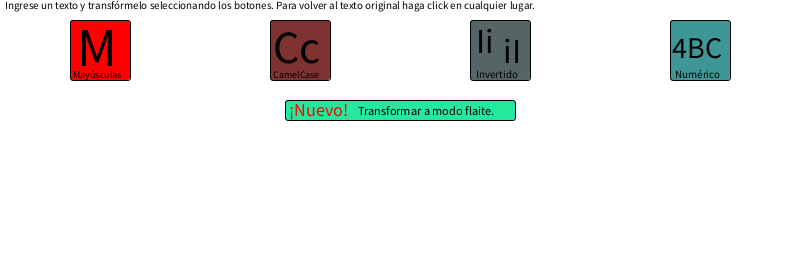
Frame 1 (no input)
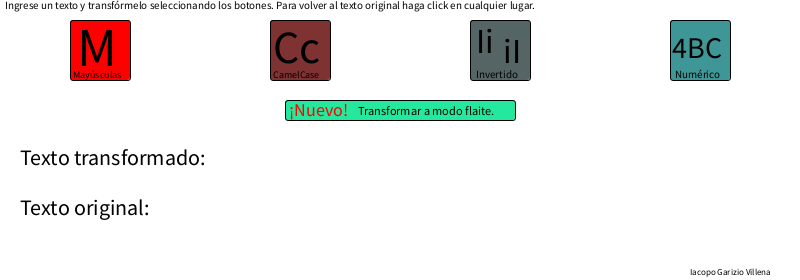
Frame 60 (the mouse pressed at the canvas centre just before this capture)
Frame 120 (the mouse held since frame 60 and released just before this capture): identical to frame 60, image omitted

The Processing sketch that drew these frames (run headless with seeded random() and noise(); from frame 60 on, the mouse is pressed at the canvas centre):

// Processing sketch: processing_72235
// ── processing_72235.pde

String texto = "";
String textoOriginal = "";
String letra;

void setup()
{
  size(800,280);

}

void draw()
{
  background(255);
  
  textSize(22);
  text(textoOriginal,260,215);
  text(texto,260,165);
  text("Texto original:",20,215);
  text("Texto transformado:",20,165);
  
  textSize(9);  
  text("Iacopo Garizio Villena",690,275);

  for(int i = 0; i < 8; i++){
  fill(255/(i+1),50*i,50*i);    
  rect((width*i/4)+70, 20, 60, 60, 3, 3, 3, 3);
  }
  
  fill(37, 232, 159);
  rect(285, 100, 230, 20, 3, 3, 3, 3);
  fill(255,0,0);
  textSize(18);
  text("¡Nuevo!",289,116);
  fill(0);
  textSize(12.3);
  text("Transformar a modo flaite.",358,115);

  fill(0);
  textSize(10);
  text("Mayúsculas", 72.5, 78);
  text("CamelCase",(width/4) + 72.5, 78);
  textSize(11);
  text("Invertido",(width/2) + 76, 78);
  text("Numérico",(3*width/4) + 75, 78);

  text("Ingrese un texto y transfórmelo seleccionando los botones. Para volver al texto original haga click en cualquier lugar.", 5, 9);

  textSize(55);
  text("M", 77, 66);
  textSize(46);
  text("Cc",(width/4) + 72.5, 63);
  textSize(35);
  text("Ii",(width/2) + 76, 53);
  text("iI",(width/2) + 103, 63);
  textSize(30);
  text("4BC",(3*width/4) + 72, 58);
  }


void mouseClicked() {

  if(mouseX > 70 && mouseX < 130 && mouseX > 20 && mouseY < 80){
    texto = textoOriginal.toUpperCase();
  }


if(mouseX > 270 && mouseX < 330 && mouseX > 20 && mouseY < 80 && textoOriginal.length() != 0){

  letra = textoOriginal.charAt(0) + "";
  letra = letra.toUpperCase();
  texto = letra;

  for (int i = 1; i < textoOriginal.length(); i++) {
   
    if(textoOriginal.charAt(i) == ' ' && i < textoOriginal.length() - 1){
      
      letra = " " + textoOriginal.charAt(i+1);
      letra = letra.toUpperCase();

      i++;
      
    }else{
      
      letra = textoOriginal.charAt(i) + "";
    }
    
    texto = texto + letra;
  }
}


 if(mouseX > 470 && mouseX < 530 && mouseX > 20 && mouseY < 80){
   texto = "";   
   for (int i = textoOriginal.length(); i > 0; i--) {
   texto = texto + textoOriginal.charAt(i-1) + "";
  }
 }
 
  if(get(mouseX, mouseY) == -1){
   texto = textoOriginal;   
 }
 
 
 if(mouseX > 670 && mouseX < 730 && mouseY > 20 && mouseY < 80){
   
   texto = "";
   
   for (int i = 0; i < textoOriginal.length(); i++) {
     
     letra = textoOriginal.charAt(i) + "";
     switch(textoOriginal.charAt(i)){
       case 'a':
       case 'A':
       letra = 4 + "";
       break;
       
       case 'e':
       case 'E': 
       letra = '3' + "";
       break;
       
       case 'i':
       case 'I': 
       letra = 1 + "";
       break;
       
       case 'o':
       case 'O': 
       letra = 0 + "";
       break;
     }
     
     texto = texto + letra;
   }
 }
 
 
 
 
  if(mouseX > 285 && mouseX < 515 && mouseY > 100 && mouseY < 120){
   
   texto = "";
   
   for (int i = 0; i < textoOriginal.length(); i++) {
     
     letra = textoOriginal.charAt(i) + "";
     switch(textoOriginal.charAt(i)){
       
       
       case 'a':
       case 'A':
       letra = 'á' + "";
       if(i < textoOriginal.length()-1){
       if(textoOriginal.charAt(i+1) == ' '){
       letra = "ahh" + "";
       } else {
       if(random(0,100) > 80){
       letra = "áá";
       }
       }
       }
       break;
       
       case 'e':
       case 'E':
       letra = 'é' + "";
       if(i < textoOriginal.length()-1){
       if(textoOriginal.charAt(i+1) == ' '){
       letra = "ehh" + "";
       } else {
       if(random(0,100) > 70){
       letra = "éé";
       }
       }
       }
       break;
       
       case 'i':
       case 'I': 
       letra = 'í' + "";
       if(random(0,100) > 50){
       letra = "íí";
       }     
       break;
       
       case 'o':
       case 'O': 
       letra = 'ó' + "";
       break;
       
       
       case 'u':
       case 'U': 
       letra = 'ú' + "";
       break;

       case 'y':
       case 'Y': 
       letra = 'ý' + "";
       break;
       
       case 'z':
       case 'Z':
       letra = "zh" + "";
       break;

       
       case 'c':
       case 'C':      
       switch(textoOriginal.charAt(i+1)){
         
       case 'h':
       letra = "x" + "";       
       i++;
       break;
       
       case 'a':
       case 'o':
       case 'u':
       letra = "k" + "";       
       break;
       
       case 'i':
       case 'e':
       if(random(0, 100) > 70){
       letra = "s" + "";  
       }     
       break;
       }
       
       break;
       
       
     }
     
     texto = texto + letra;
   }
   switch(int(random(0,5))){
     
     case 0:
     texto = texto + " bíéén ásícááláó";
     break;
     
     case 1:
     texto = texto + " bíéén réádý";    
     break;
     
     case 2:
     texto = texto + " oezíii";
     break;
     
   }
 }
 }


void keyPressed()
{
  if(keyCode == 8 && texto.length() != 0)
  {
    texto = texto.substring(0, texto.length()-1);
    
    if(texto.length() == textoOriginal.length()-1){
    textoOriginal = textoOriginal.substring(0, texto.length());
    }
  }
  
  else if(keyCode != 16 && keyCode != 8)
  {
    texto += key;
    textoOriginal += key;
  }
}
